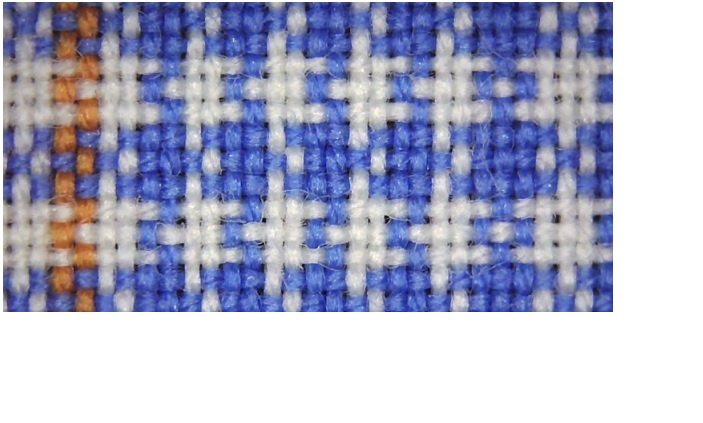
#> input picture image.jpg, 703 x 423 px, found by its file name
$ python imageprocessing2.py   (older library calls are emulated)
#> lines starting #> are read from the running program, lines starting #| are printed output that depends on the picture; after the words box and inside, x2 and y2 are one past the last pixel; in counts of white or black regions, pixels touching at a corner belong together
import cv2
import numpy as np
from sklearn.cluster import KMeans
from PIL import Image

# Function to read an image from file
"""def read_image(file_path):
    image = cv2.imread(file_path)
    if image is None:
        print(f"Error: Could not read the image from {file_path}.")
    return image"""

def read_image(file_path):
    image = Image.open(file_path)
#> image is the input picture: PIL image 703x423 RGB; mean R, G, B 171.5, 174.4, 199.2
    if image is None:
        print(f"Error: Could not read the image from {file_path}.")
    return np.array(image)

# Image preprocessing
def preprocess_image(image):
    # Convert the image to grayscale
    #cv2.cvtColor() use for convert an image from color space to another
    gray_image = cv2.cvtColor(image, cv2.COLOR_BGR2GRAY)
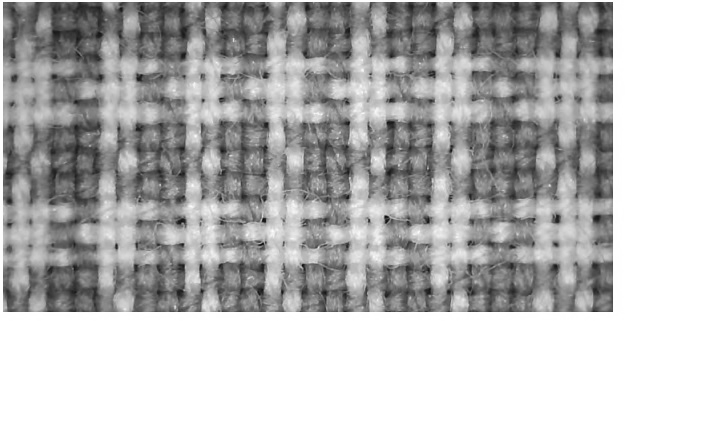
#> gray_image: shape (423, 703); min 12, max 255, mean 181.5

    #Apply Gaussian blur to reduce noise
    blurred_image = cv2.GaussianBlur(gray_image, (5, 5), 0)
    unsharp_masked_image = cv2.addWeighted(gray_image, 1.5, blurred_image, -0.5, 0)
    #bilateral_filtered_image = cv2.bilateralFilter(gray_image, d=9, sigmaColor=75, sigmaSpace=75)


    return unsharp_masked_image


# Sobel edge detection for both X and Y
def sobel_edge_detection(image):
    sobelx = cv2.Sobel(image, cv2.CV_64F, 1, 0, ksize=5)
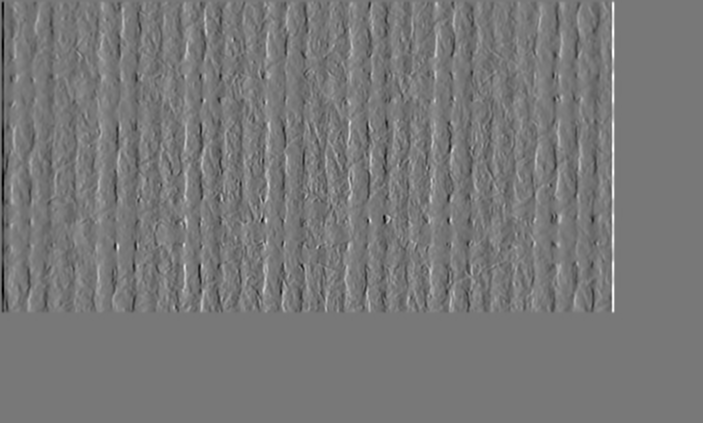
#> sobelx: shape (423, 703) float64; min -9061, max 10161, mean 0; drawn with min black and max white
    sobely = cv2.Sobel(image, cv2.CV_64F, 0, 1, ksize=5)
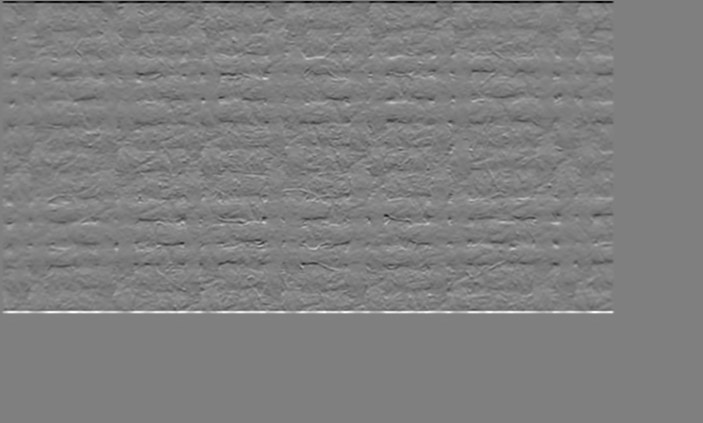
#> sobely: shape (423, 703) float64; min -11070, max 11042, mean 5.7; drawn with min black and max white
    return sobelx, sobely

# Count yarns using K-means clustering
def count_yarns(image):
    # Convert image to 1D array
    data = image.reshape((-1, 1))

    # Apply K-means clustering
    kmeans = KMeans(n_clusters=2)
    kmeans.fit(data)

    # Count number of yarns based on cluster centers
    unique, counts = np.unique(kmeans.labels_, return_counts=True)
    return counts[0] if kmeans.cluster_centers_[0] < kmeans.cluster_centers_[1] else counts[1]

# Main function
def main():
    # Specify the path to your image file
    image_path = r"C:\Users\Dell\PycharmProjects\pythonProject1\image.jpg"  # Replace with the actual path

    # Read image from file
    image = read_image(image_path)

    if image is not None:
        # Preprocess the image
        preprocessed_image = preprocess_image(image)
        i = Image.fromarray(preprocessed_image)
        i.show()

        # Sobel edge detection for both X and Y

        sobelx, sobely = sobel_edge_detection(preprocessed_image)
        x = Image.fromarray(sobelx)
        x.show()
        """y = Image.fromarray(sobely)
        y.show()"""

        kernel = np.ones((4,4), np.uint8)

        # Apply morphological opening (erosion followed by dilation) to reduce noise
        opened_image = cv2.morphologyEx(sobelx, cv2.MORPH_OPEN, kernel)
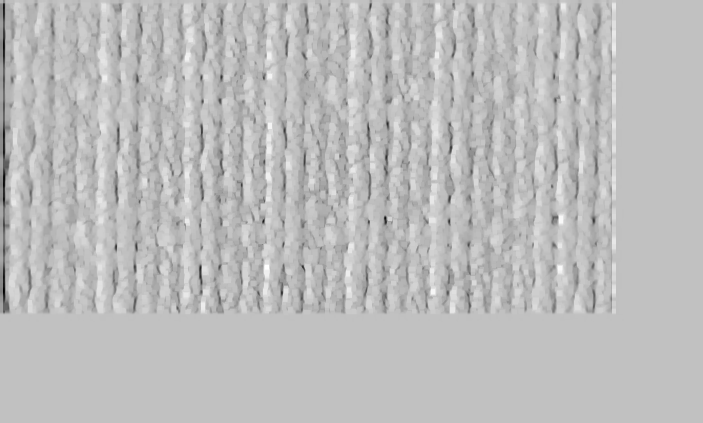
#> opened_image: shape (423, 703) float64; min -9061, max 2888, mean -213; drawn with min black and max white

        # Display the results
        #cv2.imshow('Original Sobelx', sobelx)
        cv2.imshow('Opened Image', opened_image)
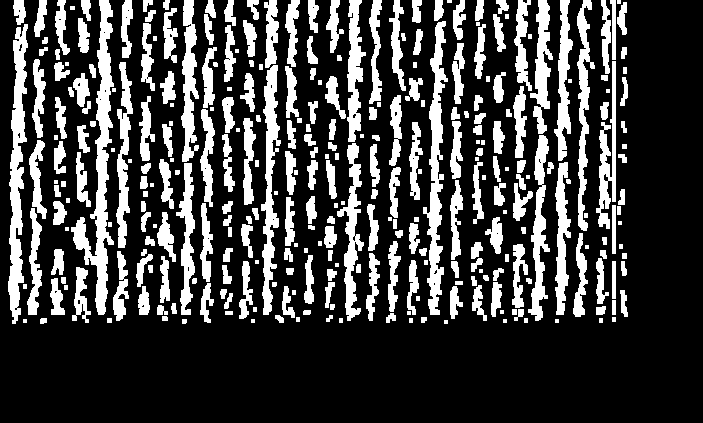
#> window 'Opened Image': shape (423, 703); 25.2% white; 313 white regions (40 under 20 px), largest, box (x1, y1, x2, y2) and area: (71, 0, 114, 315) 3937, (8, 24, 28, 324) 3126, (423, 21, 448, 315) 2895
        cv2.waitKey(0)
        cv2.destroyAllWindows()
        # Create a mask for the missing region (assuming white pixels as the missing region)
        mask = (opened_image == 255).astype(np.uint8) * 255
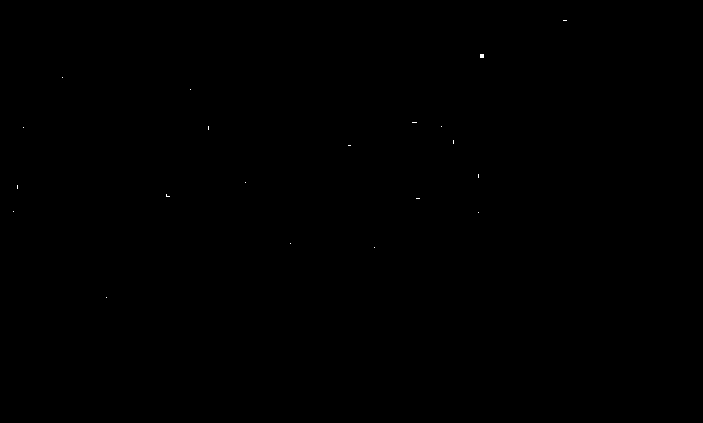
#> mask: shape (423, 703); 0.02% white in thin lines or dots, all inside (x1, y1, x2, y2) = (13, 20, 567, 298)


        # Count yarns horizontally
        yarn_count_horizontal = count_yarns(opened_image)
#> yarn_count_horizontal = 56239

        # Count yarns vertically
       # yarn_count_vertical = count_yarns(sobely)

        print(f"Yarn Count (Horizontal): {yarn_count_horizontal}")
#| Yarn Count (Horizontal): 56239
        #print(f"Yarn Count (Vertical): {yarn_count_vertical}")"""

if __name__ == "__main__":
    main()
